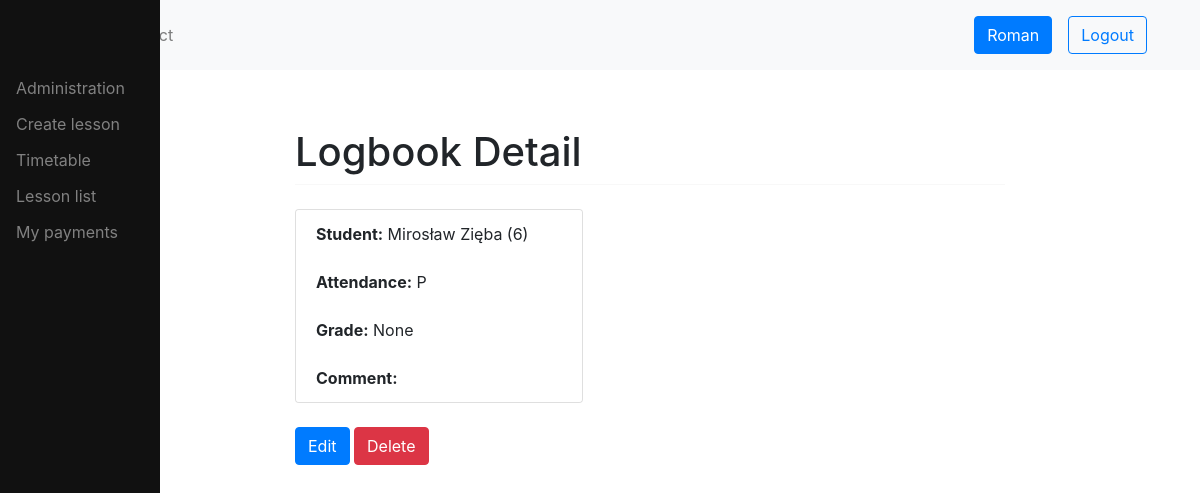
The app's page /logbook/45/ (signed in) with its own data.
### users/models.py (models this page shows, shortened)
class User(AbstractUser):
    username = None
    email = models.EmailField(_('email address'), unique=True)
    phone = models.CharField(blank=True, null=True, max_length=16, help_text='Contact phone number')
    address = models.TextField('address', max_length=255, blank=True, null=True)
    date_of_birth = models.DateField(null=True, blank=True)
    USERNAME_FIELD = 'email'
    REQUIRED_FIELDS = []
    objects = CustomUserManager()
    def __str__(self):
        return f'{self.first_name} {self.last_name} ({self.id})'

class Student(models.Model):
    user = models.OneToOneField(User, on_delete=models.CASCADE)
    enrollment_date = models.DateField()
    def __str__(self):
        return f'{self.user}'

### logbook/models.py (models this page shows, shortened)
class Logbook(models.Model):
    student = models.ForeignKey(Student, related_name='logbook', on_delete=models.CASCADE)
    subject = models.ForeignKey(Subject, related_name='logbook', on_delete=models.CASCADE, default=None)
    lesson = models.ForeignKey(Lesson, related_name='logbook', on_delete=models.CASCADE, default=None)
    grade = models.CharField(max_length=20, default=None, blank=True, null=True)
    comment = models.TextField(default=None, blank=True, null=True)
    PRESENT = "P"
    ABSENT = "A"
    EXCUSED = "E"
    STATUS_CHOICES = [
        (PRESENT, "Present"),
        (ABSENT, "Absent"),
        (EXCUSED, "Excused"),
    ]
    attendance = models.CharField(max_length=1, choices=STATUS_CHOICES, default=None, blank=True, null=True)

### logbook/views.py (the view, shortened to what this page needs)
# urls.py: path('<int:id>/', views.LogbookDetailView.as_view(), name='logbook-detail'),
class LogbookDetailView(UserPassesTestMixin, DetailView):
    model = Logbook
    template_name = 'logbook_detail.html'
    def get_object(self):
        id_ = self.kwargs.get("id")
        return get_object_or_404(Logbook, id=id_)
    def get_context_data(self, **kwargs):
        context = super().get_context_data(**kwargs)
        return context
    def test_func(self):
        return self.request.user.has_perm('logbook.view_logbook')

### logbook/templatetags/auth_extras.py (called while the page is built)
@register.filter(name='has_group')
def has_group(user, group_name):
    group = Group.objects.get(name=group_name)
    return True if group in user.groups.all() else False

### logbook/templates/logbook_detail.html
{% extends 'base.html' %}
{% load auth_extras %}
{% block content %}
<h1 class="mt-2">Logbook Detail</h1>
<hr class="mt-0 mb-4">
<div class="card" style="width: 18rem;">
    <ul class="list-group list-group-flush">
        <li class="list-group-item"><b>Student:</b> {{ logbook.student }}</li>
        <li class="list-group-item"><b>Attendance:</b> {{ logbook.attendance }}</li>
        <li class="list-group-item"><b>Grade:</b> {{ logbook.grade }}</li>
        <li class="list-group-item"><b>Comment:</b> {{ logbook.comment }}</li>
    </ul>
</div>
<div><br>
    {% if request.user|has_group:"teacher" %}
        <a class="btn btn-primary" href="{% url 'logbook:logbook-update' logbook.id %}">Edit</a>
        <a class="btn btn-danger" href="{% url 'logbook:logbook-delete' logbook.id %}">Delete</a>
    {% endif %}
</div>
{% endblock %}

### templates/topnav.html
{% load static %}
<nav class="navbar navbar-expand-md navbar-light bg-light">
  <div class="container">
      <ul class="navbar-nav me-auto mb-2 mb-lg-0">
        <li class="nav-item">
          <a class="nav-link" href="{% url 'home' %}">Home</a>
        </li>
        <li class="nav-item">
          <a class="nav-link" href="{% url 'contact' %}">Contact</a>
        </li>
      </ul>
    {% if request.user.is_authenticated %}
      <div class="d-flex align-items-center">
        <a class="btn btn-primary m-2" href="{% url 'users:view' user_id=request.user.id %}">{{ request.user.first_name }}</a>
        <a class="btn btn-outline-primary m-2" href="{% url 'users:logout' %}">Logout</a>
      </div>
    {% else %}
      <div class="d-flex align-items-center">
        <a class="btn btn-primary m-2" href="{% url 'users:login' %}">Login</a>
        <a class="btn btn-outline-primary m-2" href="{% url 'users:register' %}">Register</a>
      </div>
      {% endif %}
  </div>
</nav>

### records on screen
User: user.first_name "Roman"
Logbook: student "Mirosław Zięba (6)", attendance "P", grade "None"
